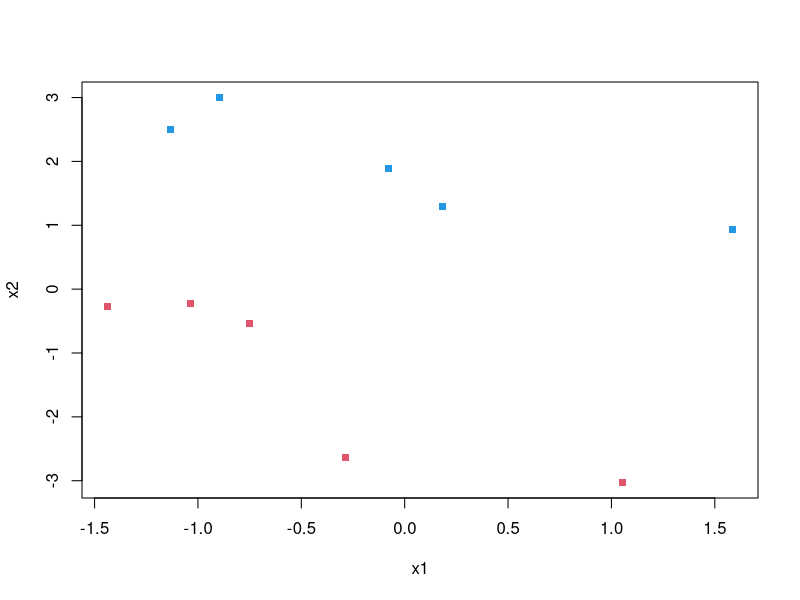

R code for this plot:
#### 7. SVM (support vector machine) ####
#### Language : R ####
# source : https://rpubs.com/empireisme/linearsvm

## 1. 모델 구성 ##
svm_gradient <- function(x, eta=0.001, R=10000){
  X = cbind(1,x)
  n = nrow(X)
  p = ncol(X)
  w_init = rep(0,p)
  W = matrix(w_init, nrow=R+1, ncol=p, byrow=T)
  
  for (i in 1:R){
    for (j in 1:p){
      W[i+1, j] = W[i, j] + eta * sum(((y*(X %*% W[i,])) < 1) * y * X[,j])
    }
  }
  return(W)
}

getsvm <- function(x){
  w_answer = svm_gradient(x)[nrow(svm_gradient(x)),]
  return(w_answer)
}


## 2. sample data 만들기 ##
set.seed(2)
n = 5
a1 = rnorm(n)
a2 = 1 - a1 + 2*runif(n)
b1 = rnorm(n)
b2 = -1 - b1 - 2*runif(n)
x = rbind(matrix(cbind(a1,a2),ncol=2),matrix(cbind(b1,b2),ncol=2))
y = matrix(c(rep(1,n),rep(-1,n)))
plot(x, col=ifelse(y>0,4,2), pch='.', cex=7, xlab='x1', ylab='x2')

df = cbind(x,y)
colnames(df) = c('x1','x2','y(label)')
